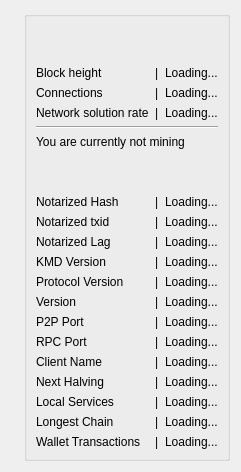
      <widget class="QWidget" name="tab_5">
       <attribute name="title">
        <string>hushd</string>
       </attribute>
       <layout class="QVBoxLayout" name="verticalLayout_7">
        <item>
         <layout class="QHBoxLayout" name="horizontalLayout_14">
          <item>
           <widget class="FilledIconLabel" name="hushlogo">
            <property name="sizePolicy">
             <sizepolicy hsizetype="Expanding" vsizetype="Expanding">
              <horstretch>0</horstretch>
              <verstretch>0</verstretch>
             </sizepolicy>
            </property>
            <property name="text">
             <string/>
            </property>
            <property name="scaledContents">
             <bool>false</bool>
            </property>
           </widget>
          </item>
          <item>
           <widget class="QGroupBox" name="groupBox_5">
            <property name="title">
             <string/>
            </property>
            <layout class="QGridLayout" name="gridLayout_5">
             <item row="5" column="0" colspan="3">
              <widget class="QLabel" name="label_14">
               <property name="text">
                <string>You are currently not mining</string>
               </property>
              </widget>
             </item>
             <item row="6" column="0">
              <spacer name="verticalSpacer_4">
               <property name="orientation">
                <enum>Qt::Vertical</enum>
               </property>
               <property name="sizeHint" stdset="0">
                <size>
                 <width>20</width>
                 <height>40</height>
                </size>
               </property>
              </spacer>
             </item>
             <item row="2" column="2">
              <widget class="QLabel" name="numconnections">
               <property name="text">
                <string>Loading...</string>
               </property>
              </widget>
             </item>
             <item row="1" column="0">
              <widget class="QLabel" name="heightLabel">
               <property name="text">
                <string>Block height</string>
               </property>
              </widget>
             </item>

             <item row="7" column="0">
              <widget class="QLabel" name="notarizedhashlabel">
               <property name="text">
                <string>Notarized Hash</string>
               </property>
              </widget>
             </item>
             <item row="7" column="2">
              <widget class="QLabel" name="notarizedhashvalue">
               <property name="text">
                <string>Loading...</string>
               </property>
              </widget>
             </item>
             <item row="7" column="1">
              <widget class="QLabel" name="notarizedhashspacer">
               <property name="text">
                <string>|</string>
               </property>
              </widget>
             </item>

             <item row="8" column="0">
              <widget class="QLabel" name="notarizedtxidlabel">
               <property name="text">
                <string>Notarized txid</string>
               </property>
              </widget>
             </item>
             <item row="8" column="2">
              <widget class="QLabel" name="notarizedtxidvalue">
               <property name="text">
                <string>Loading...</string>
               </property>
              </widget>
             </item>
             <item row="8" column="1">
              <widget class="QLabel" name="notarizedtxidspacer">
               <property name="text">
                <string>|</string>
               </property>
              </widget>
             </item>

             <item row="9" column="0">
              <widget class="QLabel" name="laglabel">
               <property name="text">
                <string>Notarized Lag</string>
               </property>
              </widget>
             </item>
             <item row="9" column="2">
              <widget class="QLabel" name="lagvalue">
               <property name="text">
                <string>Loading...</string>
               </property>
              </widget>
             </item>
             <item row="9" column="1">
              <widget class="QLabel" name="lagspacer">
               <property name="text">
                <string>|</string>
               </property>
              </widget>
             </item>

             <item row="10" column="0">
              <widget class="QLabel" name="kmdversionlabel">
               <property name="text">
                <string>KMD Version</string>
               </property>
              </widget>
             </item>
             <item row="10" column="2">
              <widget class="QLabel" name="kmdversion">
               <property name="text">
                <string>Loading...</string>
               </property>
              </widget>
             </item>
             <item row="10" column="1">
              <widget class="QLabel" name="kmdversionspacer">
               <property name="text">
                <string>|</string>
               </property>
              </widget>
             </item>


             <item row="11" column="0">
              <widget class="QLabel" name="protocolversionlabel">
               <property name="text">
                <string>Protocol Version</string>
               </property>
              </widget>
             </item>
             <item row="11" column="2">
              <widget class="QLabel" name="protocolversion">
               <property name="text">
                <string>Loading...</string>
               </property>
              </widget>
             </item>
             <item row="11" column="1">
              <widget class="QLabel" name="protocolversionspacer">
               <property name="text">
                <string>|</string>
               </property>
              </widget>
             </item>


             <item row="12" column="0">
              <widget class="QLabel" name="versionlabel">
               <property name="text">
                <string>Version</string>
               </property>
              </widget>
             </item>
             <item row="12" column="2">
              <widget class="QLabel" name="version">
               <property name="text">
                <string>Loading...</string>
               </property>
              </widget>
             </item>
             <item row="12" column="1">
              <widget class="QLabel" name="versionspacer">
               <property name="text">
                <string>|</string>
               </property>
              </widget>
             </item>

             <item row="13" column="0">
              <widget class="QLabel" name="p2pportlabel">
               <property name="text">
                <string>P2P Port</string>
               </property>
              </widget>
             </item>
             <item row="13" column="2">
              <widget class="QLabel" name="p2pport">
               <property name="text">
                <string>Loading...</string>
               </property>
              </widget>
             </item>
             <item row="13" column="1">
              <widget class="QLabel" name="p2pportspacer">
               <property name="text">
                <string>|</string>
               </property>
              </widget>
             </item>


             <item row="14" column="0">
              <widget class="QLabel" name="rpcportlabel">
               <property name="text">
                <string>RPC Port</string>
               </property>
              </widget>
             </item>
             <item row="14" column="2">
              <widget class="QLabel" name="rpcport">
               <property name="text">
                <string>Loading...</string>
               </property>
              </widget>
             </item>
             <item row="14" column="1">
              <widget class="QLabel" name="rpcportspacer">
               <property name="text">
                <string>|</string>
               </property>
              </widget>
             </item>

             <item row="15" column="0">
              <widget class="QLabel" name="clientnamelabel">
               <property name="text">
                <string>Client Name</string>
               </property>
              </widget>
             </item>
             <item row="15" column="2">
              <widget class="QLabel" name="clientname">
               <property name="text">
                <string>Loading...</string>
               </property>
              </widget>
             </item>
             <item row="15" column="1">
              <widget class="QLabel" name="clientnamespacer">
               <property name="text">
                <string>|</string>
               </property>
              </widget>
             </item>

             <item row="16" column="0">
              <widget class="QLabel" name="halvinglabel">
               <property name="text">
                <string>Next Halving</string>
               </property>
              </widget>
             </item>
             <item row="16" column="2">
              <widget class="QLabel" name="halving">
               <property name="text">
                <string>Loading...</string>
               </property>
              </widget>
             </item>
             <item row="16" column="1">
              <widget class="QLabel" name="halvingspacer">
               <property name="text">
                <string>|</string>
               </property>
              </widget>
             </item>

             <item row="17" column="0">
              <widget class="QLabel" name="localserviceslabel">
               <property name="text">
                <string>Local Services</string>
               </property>
              </widget>
             </item>
             <item row="17" column="2">
              <widget class="QLabel" name="localservices">
               <property name="text">
                <string>Loading...</string>
               </property>
              </widget>
             </item>
             <item row="17" column="1">
              <widget class="QLabel" name="localservicesspacer">
               <property name="text">
                <string>|</string>
               </property>
              </widget>
             </item>

             <item row="18" column="0">
              <widget class="QLabel" name="longestchainlabel">
               <property name="text">
                <string>Longest Chain</string>
               </property>
              </widget>
             </item>
             <item row="18" column="2">
              <widget class="QLabel" name="longestchain">
               <property name="text">
                <string>Loading...</string>
               </property>
              </widget>
             </item>
             <item row="18" column="1">
              <widget class="QLabel" name="longestchainspacer">
               <property name="text">
                <string>|</string>
               </property>
              </widget>
             </item>

             <item row="19" column="0">
              <widget class="QLabel" name="txcountlabel">
               <property name="text">
                <string>Wallet Transactions</string>
               </property>
              </widget>
             </item>
             <item row="19" column="2">
              <widget class="QLabel" name="txcount">
               <property name="text">
                <string>Loading...</string>
               </property>
              </widget>
             </item>
             <item row="19" column="1">
              <widget class="QLabel" name="txcountspacer">
               <property name="text">
                <string>|</string>
               </property>
              </widget>
             </item>


             <item row="3" column="2">
              <widget class="QLabel" name="solrate">
               <property name="text">
                <string>Loading...</string>
               </property>
              </widget>
             </item>
             <item row="3" column="0">
              <widget class="QLabel" name="label_12">
               <property name="text">
                <string>Network solution rate</string>
               </property>
              </widget>
             </item>
             <item row="2" column="0">
              <widget class="QLabel" name="label_8">
               <property name="text">
                <string>Connections</string>
               </property>
              </widget>
             </item>
             <item row="1" column="2">
              <widget class="QLabel" name="blockheight">
               <property name="text">
                <string>Loading...</string>
               </property>
              </widget>
             </item>
             <item row="4" column="0" colspan="3">
              <widget class="Line" name="line_2">
               <property name="orientation">
                <enum>Qt::Horizontal</enum>
               </property>
              </widget>
             </item>
             <item row="0" column="0">
              <spacer name="verticalSpacer_3">
               <property name="orientation">
                <enum>Qt::Vertical</enum>
               </property>
               <property name="sizeHint" stdset="0">
                <size>
                 <width>20</width>
                 <height>40</height>
                </size>
               </property>
              </spacer>
             </item>
             <item row="3" column="1">
              <widget class="QLabel" name="label_9">
               <property name="text">
                <string>|</string>
               </property>
              </widget>
             </item>
             <item row="2" column="1">
              <widget class="QLabel" name="label_11">
               <property name="text">
                <string>|</string>
               </property>
              </widget>
             </item>
             <item row="1" column="1">
              <widget class="QLabel" name="label_13">
               <property name="text">
                <string>|</string>
               </property>
              </widget>
             </item>
            </layout>
           </widget>
          </item>
         </layout>
        </item>
       </layout>
      </widget>
